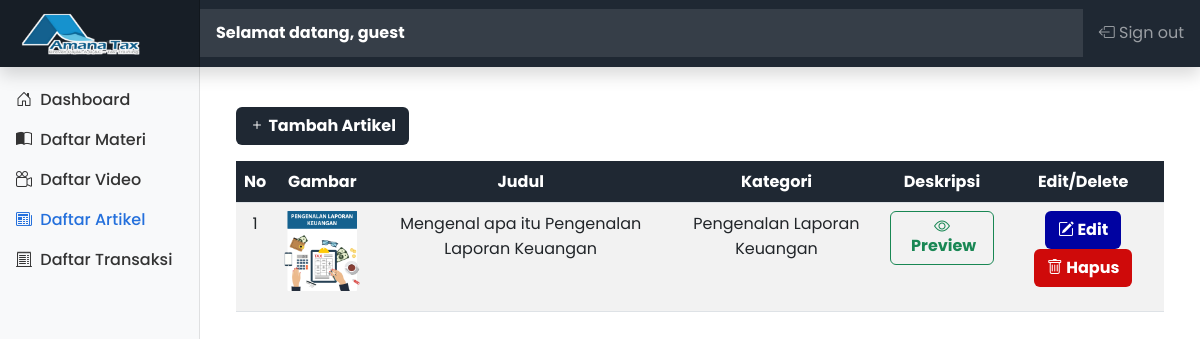
Page /admin/ListArtikel.php (signed in) on the committed database.
### tables this page shows
CREATE TABLE `article` (
  `article_id` int(11) NOT NULL,
  `category_id` int(11) NOT NULL,
  `pict` longtext NOT NULL,
  `title` varchar(255) NOT NULL,
  `slug` varchar(100) NOT NULL,
  `description` text NOT NULL,
  `body` longtext NOT NULL,
  `created_at` timestamp NOT NULL DEFAULT current_timestamp() ON UPDATE current_timestamp(),
  `updated_at` timestamp NOT NULL DEFAULT current_timestamp() ON UPDATE current_timestamp()
);

CREATE TABLE `categories` (
  `category_id` int(11) NOT NULL,
  `category` varchar(100) NOT NULL,
  `slug` varchar(100) NOT NULL
);

### components/ArticleQuery.php (called while the page is built, shortened)
<?php
$ArticleQuery = $config->query("SELECT * FROM article JOIN categories USING (category_id)");

### admin/ListArtikel.php (the view, shortened to what this page needs)
<?php
include '../layouts/meta.php';
include '../components/ArticleQuery.php';
?>
<div class="container-fluid">
    <div class="row">
        <?php include '../layouts/sidenav.php' ?>
        <main class="col-md-9 ms-sm-auto col-lg-10 px-md-4 py-md-4" style="margin-bottom: 100px;">
            <div class="container mt-3">
                <?php if (isset($_GET['tambah'])) : ?>
                    <a href="ListArtikel.php" class="btn fw-bold" style="background-color: #1f2833; color:#fff;"><span class="bi bi-backspace">&nbsp;Back</span></a>
                    <form action="" method="post" enctype="multipart/form-data">
                        <div class="card mt-3">
                            <div class="card-header">
                                <h4 class="text-center">Tambah Artikel</h4>
                            </div>
                            <div class="card-body">
                                <div class="row">
                                    <div class="col-md-12 mb-3">
                                        <div class="d-flex justify-content-center">
                                            <img id="pict" src="../public/img/input-img.png" width="400" height="200" />
                                        </div>
                                        <div class="d-flex justify-content-center">
                                            <input type="file" name="pict" id="image-input" onchange="readURL(this);" class="d-none" accept="image/jpeg, image/png, image/jpg" required />
                                            <label for="image-input" id="choose" class="d-flex justify-content-center btn fw-bold mt-3" style="background-color: #1f2833; color: #fff;"><span class="bi bi-upload">&nbsp;&nbsp;Pilih Gambar</span></label>
                                        </div>
                                    </div>
                                    <div class="col-md-6 mb-3">
                                        <div class="form-group">
                                            <label for="category" class="fw-bold">Kategori Artikel :</label>
                                            <select class="form-select" name="category" required>
                                                <option value="">---</option>
                                                <?php $no = 1;
                                                foreach ($Categories as $C) {
                                                    if ($CategoryTitle == $C['category_id']) {
                                                        $selected = 'selected';
                                                    } else {
                                                        $selected = '';
                                                    }
                                                ?>
                                                    <option value="<?= $C['category_id'] ?>" <?= $selected ?>> <?= $C['category'] ?></option>
                                                <?php } ?>
                                            </select>
                                        </div>
                                    </div>
                                    <div class="col-md-6 mb-3">
                                        <div class="form-group">
                                            <label for="title" class="fw-bold">Judul Artikel :</label>
                                            <input type="text" name="title" id="title" class="form-control" placeholder="Masukkan Judul Artikel" required>
                                            <input type="text" name="slug" id="slug" class="form-control d-none" required>
                                        </div>
                                    </div>
                                    <div class="col-md-12 mb-3">
                                        <div class="form-group">
                                            <label for="desc" class="fw-bold">Deskripsi :</label>
                                            <textarea name="desc" id="desc" class="form-control" required></textarea>
                                        </div>
                                    </div>
                                    <div class="col-md-12 mb-3">
                                        <div class="form-group">
                                            <label for="body" class="fw-bold">Konten Artikel :</label>
                                            <textarea name="body" id="body" class="form-control" required></textarea>
                                        </div>
                                    </div>
                                    <div class="col-md-12 mt-3 mb-3 d-flex justify-content-center">
                                        <button type="submit" name="add" class="btn fw-bold" style="background-color: #1f2833; color: #fff;"><span class="bi bi-plus">&nbsp;Tambah</span></button>
                                    </div>
                                </div>
                            </div>
                        </div>
                    </form>
                <?php else : ?>
                    <form action="" method="get">
                        <button type="submit" name="tambah" class="btn fw-bold" style="background-color: #1f2833; color: #fff;"><span class="bi bi-plus">&nbsp;Tambah Artikel</span></button>
                    </form>
                    <div class="table-responsive mt-3">
                        <table class="table table-striped table-hover">
                            <thead style="background-color: #1f2833; color:#fff;">
                                <th scope="col" class="text-center">No</th>
                                <th scope="col" class="text-center">Gambar</th>
                                <th scope="col" class="text-center">Judul</th>
                                <th scope="col" class="text-center">Kategori</th>
                                <th scope="col" class="text-center">Deskripsi</th>
                                <th scope="col" class="text-center">Edit/Delete</th>
                            </thead>
                            <?php
                            $no = 1;
                            foreach ($ArticleQuery as $A) :
                            ?>
                                <tbody>
                                    <td class="text-center"><?= $no++ ?></td>
                                    <td class="text-center"><img src="../public/uploaded_img/<?= $A['pict'] ?>" width="80"></td>
                                    <td class="text-center"><?= $A['title'] ?></td>
                                    <td class="text-center"><?= $A['category'] ?></td>
                                    <td class="text-center">
                                        <form action="" method="get">
                                            <button type="submit" name="preview" id="preview" class="btn btn-outline-success fw-bold"><span class="bi bi-eye">&nbsp;Preview</span></button>
                                        </form>
                                    </td>
                                    <td class="text-center">
                                        <form action="" method="get">
                                            <button type="submit" name="update" id="update" class="btn fw-bold" style="background-color: #0002A1; color:#fff;"><span class="bi bi-pencil-square">&nbsp;Edit</span></button>
                                            <button type="submit" name="delete" id="delete" class="btn fw-bold" style="background-color: #CF0A0A; color:#fff;"><span class="bi bi-trash">&nbsp;Hapus</span></button>
                                        </form>
                                    </td>
                                </tbody>
                            <?php endforeach; ?>
                        </table>
                    </div>
                <?php endif; ?>
            </div>
        </main>
    </div>
</div>

### layouts/meta.php (style rules this page uses)
* { font-family: 'Poppins', sans-serif; }

### layouts/sidenav.php (style rules this page uses)
.bi { vertical-align: -.125em; fill: currentColor; }

### rows in the picture
article: pict (picture), title "Mengenal apa itu Pengenalan Laporan Keuangan", category.category "Pengenalan Laporan Keuangan"

### other values in the picture
$_SESSION['firstnameAdmin'] "guest"
